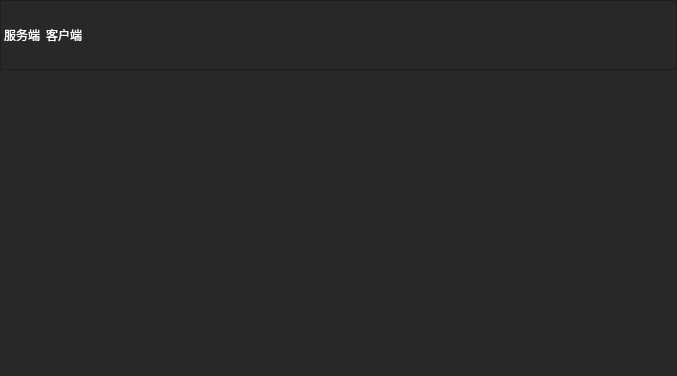
<?xml version="1.0" encoding="UTF-8"?>
<ui version="4.0">
 <class>Form</class>
 <widget class="QWidget" name="Form">
  <property name="geometry">
   <rect>
    <x>0</x>
    <y>0</y>
    <width>677</width>
    <height>376</height>
   </rect>
  </property>
  <property name="windowTitle">
   <string>Form</string>
  </property>
  <property name="styleSheet">
   <string notr="true">background-color: rgb(40, 40, 40);
font: 14pt &quot;Arial&quot;;
color: rgb(255, 255, 255);</string>
  </property>
  <layout class="QGridLayout" name="gridLayout">
   <property name="leftMargin">
    <number>0</number>
   </property>
   <property name="topMargin">
    <number>0</number>
   </property>
   <property name="rightMargin">
    <number>0</number>
   </property>
   <property name="bottomMargin">
    <number>0</number>
   </property>
   <property name="spacing">
    <number>0</number>
   </property>
   <item row="0" column="0">
    <layout class="QVBoxLayout" name="verticalLayout" stretch="1,10">
     <property name="spacing">
      <number>0</number>
     </property>
     <item>
      <widget class="QListWidget" name="socket_listWidget">
       <property name="frameShadow">
        <enum>QFrame::Sunken</enum>
       </property>
       <property name="flow">
        <enum>QListView::LeftToRight</enum>
       </property>
       <item>
        <property name="text">
         <string>服务端</string>
        </property>
       </item>
       <item>
        <property name="text">
         <string>客户端</string>
        </property>
       </item>
      </widget>
     </item>
     <item>
      <widget class="QStackedWidget" name="socket_stackedWidget">
       <widget class="QWidget" name="page"/>
       <widget class="QWidget" name="page_2"/>
      </widget>
     </item>
    </layout>
   </item>
  </layout>
 </widget>
 <resources/>
 <connections/>
</ui>
